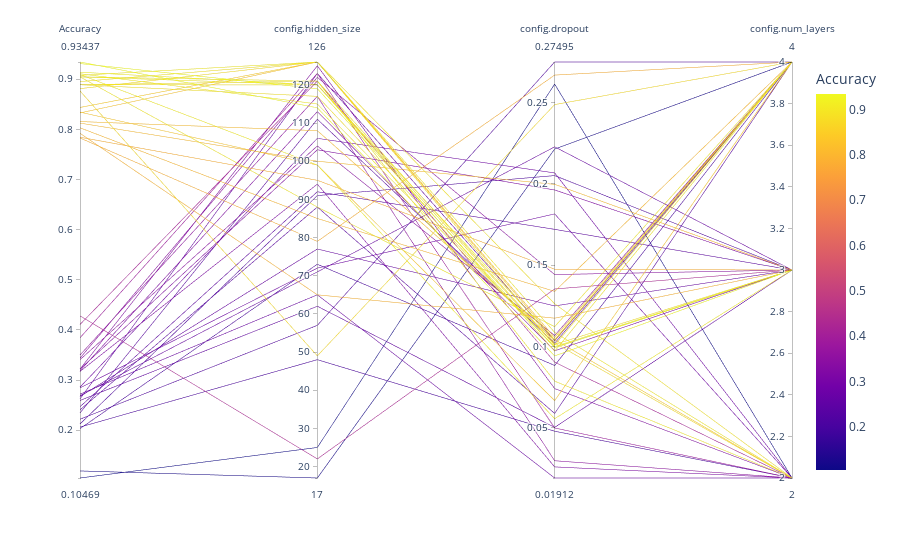

Notebook code for this chart:
### Markdown cell above
Make a parallel plot

### Code cell
px.parallel_coordinates(p, color="Accuracy")
